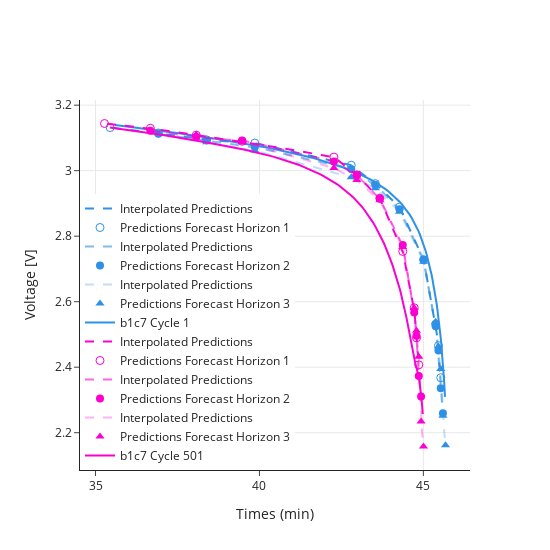

Notebook source saved alongside this figure:
### Code cell
num=6
skip = 500
test_cell_id_idx = 0
last_cycle = 1
current_cycle = 1
opacity_list = [1, 0.6, 0.3]
fig = go.Figure()
fig.layout.height=550
fig.layout.width=550
fig.layout.legend.x=0
fig.layout.legend.y=0


window_length = datasets_list[cell]["X_train"].shape[1]
n_features = datasets_list[cell]["X_train"].shape[2]
batch_input_shape = (datasets_list[cell]["batch_size"], window_length, n_features)
n_outputs = datasets_list[cell]["y_train"].shape[-1]
nf_steps = datasets_list[cell]["y_train"].shape[1]
y = datasets_list[cell]["y_train"][:, 0, 0]
idx = y < 2.9
weights = np.ones_like(y) * 1
weights[idx] = 2
batch_size = datasets_list[cell]["batch_size"]
print(window_length, n_features, batch_input_shape, n_outputs, nf_steps)

for i in range(0, len(datasets_list[num]["X_test"]), batch_size * skip):
    df_true = pd.DataFrame(datasets_list[num]["y_test"][i : i + batch_size][:, 0, 0])
    
    last_cycle = current_cycle
    current_cycle = int(datasets_list[num]["X_test"][i : i + batch_size][0][0][-1]*MAX_CYCLE)

    if last_cycle> current_cycle:
        test_cell_id_idx += 1
        
    cell_id = test_cell_ids[test_cell_id_idx]
    original_df = datasets_list[num]["original_test"]

    original_df= original_df[original_df.Cycle==current_cycle]
    original_df= original_df[original_df.Cell==cell_id]
    original_df = original_df[original_df.I < MAX_DISCHARGE_CURRENT]
    original_df = original_df[original_df.I > MIN_DISCHARGE_CURRENT]

    original_df['Qd'] = (original_df['Qd']-original_df['Qd'].min())/(original_df['Qd'].max()-original_df['Qd'].min())

    if len(original_df)< 2:
        continue
    q_new = original_df.Qd.values
    t_new = original_df['t'].values
    time_interpolator = interp1d(x = q_new,  y = t_new, fill_value="extrapolate")
    
    
    for j in range(nf_steps):
        df_pred = pd.DataFrame(models[num].predict(datasets_list[num]["X_test"][i : i + batch_size], verbose=0)[:, j, 0])
    
        ref_capacities_wrt_nf = REFERENCE_CAPACITIES_LIST[num][window_length+j:-nf_steps+j-1]

        prediction_interpolator = interp1d(x = ref_capacities_wrt_nf, 
                                           y = df_pred[0].values*(VOLTAGE_MAX - VOLTAGE_MIN) + VOLTAGE_MIN,
                                           
                                          )
        
        q_j = q_new[q_new>= min(REFERENCE_CAPACITIES_LIST[num][window_length+j:-nf_steps+j-1])]
        q_j = q_j[q_j<= max(REFERENCE_CAPACITIES_LIST[num][window_length+j:-nf_steps+j-1])]
        t_interp = time_interpolator(REFERENCE_CAPACITIES_LIST[num][window_length:-nf_steps-1])
        if j==0:
            q_j0 = q_j
        V_pred = prediction_interpolator(q_j)
        fig.add_trace(
            go.Scatter(
                x=time_interpolator(q_j),
                y=V_pred,
                showlegend=True,
                mode="lines",
                line_dash="dash",
                name = "Interpolated Predictions",
                marker_color=pallete[i//skip],
                opacity=opacity_list[j]
            )
        )
        
        fig.add_trace(
            go.Scatter(
                x=time_interpolator(ref_capacities_wrt_nf),
                y=df_pred[0].values*(VOLTAGE_MAX - VOLTAGE_MIN) + VOLTAGE_MIN,
                showlegend=True,
                mode="markers",
                name = f"Predictions Forecast Horizon {j+1}",
                marker_color=pallete[i//skip],
                marker_symbol = symbol_list[j],
                marker_size=8,
#                 marker_opacity=opacity_list[j]
            )
        )


    odf = original_df[original_df.Qd > q_j0.min()]
    odf = odf[odf.Qd < q_j.max()]
    fig.add_trace(
        go.Scatter(
            x=odf['t'],
            y=odf['V'],
            showlegend=True,
            mode="lines",
            name = f"{cell_id} Cycle {current_cycle}",
            line_color=pallete[i//skip]
        )
    )


fig.update_yaxes(title="Voltage [V]", showgrid=True)
fig.update_xaxes(title="Times (min)", showgrid=True)
fig.update_layout(template="simple_white")

### Figure 1 — Plotly figure (JSON) as saved in the notebook; plotly's stock layout.template omitted (floating-point values rounded to 4 significant figures; data arrays with more than 128 entries replaced by an {"elided": "..."} marker saying what was removed)
{"data": [{"line": {"dash": "dash"}, "marker": {"color": "#2E91E5"}, "mode": "lines", "name": "Interpolated Predictions", "opacity": 1, "showlegend": true, "type": "scatter", "x": {"elided": "195 float values"}, "y": {"elided": "195 float values"}}, {"marker": {"color": "#2E91E5", "size": 8, "symbol": "circle-open"}, "mode": "markers", "name": "Predictions Forecast Horizon 1", "showlegend": true, "type": "scatter", "x": [35.44, 36.92, 38.39, 39.86, 42.8, 43.54, 44.27, 45.01, 45.38, 45.46, 45.53], "y": [3.132, 3.115, 3.094, 3.084, 3.017, 2.961, 2.889, 2.728, 2.531, 2.466, 2.368]}, {"line": {"dash": "dash"}, "marker": {"color": "#2E91E5"}, "mode": "lines", "name": "Interpolated Predictions", "opacity": 0.6, "showlegend": true, "type": "scatter", "x": {"elided": "178 float values"}, "y": {"elided": "178 float values"}}, {"marker": {"color": "#2E91E5", "size": 8, "symbol": "circle"}, "mode": "markers", "name": "Predictions Forecast Horizon 2", "showlegend": true, "type": "scatter", "x": [36.92, 38.39, 39.86, 42.8, 43.54, 44.27, 45.01, 45.38, 45.46, 45.53, 45.6], "y": [3.113, 3.093, 3.073, 3.005, 2.957, 2.882, 2.728, 2.525, 2.451, 2.336, 2.26]}, {"line": {"dash": "dash"}, "marker": {"color": "#2E91E5"}, "mode": "lines", "name": "Interpolated Predictions", "opacity": 0.3, "showlegend": true, "type": "scatter", "x": {"elided": "164 float values"}, "y": {"elided": "164 float values"}}, {"marker": {"color": "#2E91E5", "size": 8, "symbol": "triangle-up"}, "mode": "markers", "name": "Predictions Forecast Horizon 3", "showlegend": true, "type": "scatter", "x": [38.39, 39.86, 42.8, 43.54, 44.27, 45.01, 45.38, 45.46, 45.53, 45.6, 45.68], "y": [3.087, 3.062, 2.98, 2.946, 2.875, 2.722, 2.539, 2.463, 2.395, 2.252, 2.162]}, {"line": {"color": "#2E91E5"}, "mode": "lines", "name": "b1c7 Cycle 1", "showlegend": true, "type": "scatter", "x": {"elided": "213 float values"}, "y": {"elided": "213 float values"}}, {"line": {"dash": "dash"}, "marker": {"color": "#FB00D1"}, "mode": "lines", "name": "Interpolated Predictions", "opacity": 1, "showlegend": true, "type": "scatter", "x": {"elided": "190 float values"}, "y": {"elided": "190 float values"}}, {"marker": {"color": "#FB00D1", "size": 8, "symbol": "circle-open"}, "mode": "markers", "name": "Predictions Forecast Horizon 1", "showlegend": true, "type": "scatter", "x": [35.27, 36.67, 38.07, 39.47, 42.27, 42.97, 43.67, 44.37, 44.72, 44.79, 44.86], "y": [3.144, 3.13, 3.108, 3.09, 3.041, 2.987, 2.916, 2.753, 2.581, 2.49, 2.407]}, {"line": {"dash": "dash"}, "marker": {"color": "#FB00D1"}, "mode": "lines", "name": "Interpolated Predictions", "opacity": 0.6, "showlegend": true, "type": "scatter", "x": {"elided": "173 float values"}, "y": {"elided": "173 float values"}}, {"marker": {"color": "#FB00D1", "size": 8, "symbol": "circle"}, "mode": "markers", "name": "Predictions Forecast Horizon 2", "showlegend": true, "type": "scatter", "x": [36.67, 38.07, 39.47, 42.27, 42.97, 43.67, 44.37, 44.72, 44.79, 44.86, 44.93], "y": [3.122, 3.103, 3.092, 3.028, 2.987, 2.915, 2.773, 2.567, 2.496, 2.373, 2.31]}, {"line": {"dash": "dash"}, "marker": {"color": "#FB00D1"}, "mode": "lines", "name": "Interpolated Predictions", "opacity": 0.3, "showlegend": true, "type": "scatter", "x": {"elided": "160 float values"}, "y": {"elided": "160 float values"}}, {"marker": {"color": "#FB00D1", "size": 8, "symbol": "triangle-up"}, "mode": "markers", "name": "Predictions Forecast Horizon 3", "showlegend": true, "type": "scatter", "x": [38.07, 39.47, 42.27, 42.97, 43.67, 44.37, 44.72, 44.79, 44.86, 44.93, 45.0], "y": [3.11, 3.087, 3.008, 2.972, 2.909, 2.767, 2.581, 2.511, 2.432, 2.234, 2.158]}, {"line": {"color": "#FB00D1"}, "mode": "lines", "name": "b1c7 Cycle 501", "showlegend": true, "type": "scatter", "x": {"elided": "202 float values"}, "y": {"elided": "202 float values"}}], "layout": {"height": 550, "legend": {"x": 0, "y": 0}, "width": 550, "xaxis": {"showgrid": true, "title": {"text": "Times (min)"}}, "yaxis": {"showgrid": true, "title": {"text": "Voltage [V]"}}}}
